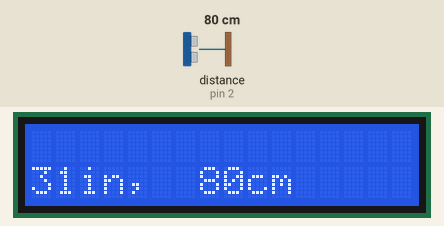
Bench run of a sketch on a simulated Arduino Uno, built with avr-gcc and run on an emulated ATmega328P. On the bench: 16×2 character LCD. Wiring (inferred from the names in the program): ultrasonic range finder: trigger pin 3; echo pin 2. Inputs (shaded band) come from the test bench; at power-on: distance to the obstacle (sensor on pin 2) 80 cm. The echo pulse lasts 58.3 µs per cm; what the sketch prints to the serial monitor is not drawn.

Above: at 1.2 s.
1.3 s: distance to the obstacle (sensor on pin 2) set to 18 cm
At 5.1 s:
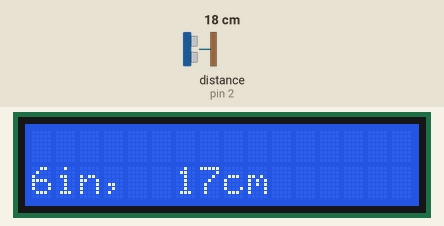
5.4 s: distance to the obstacle (sensor on pin 2) set to 2 cm
At 8.6 s:
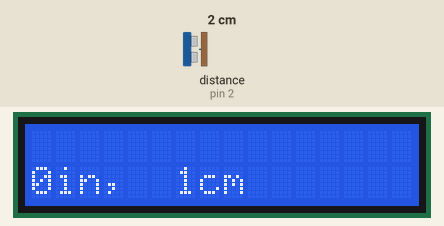
9.5 s: distance to the obstacle (sensor on pin 2) set to 4 cm
At 11.5 s:
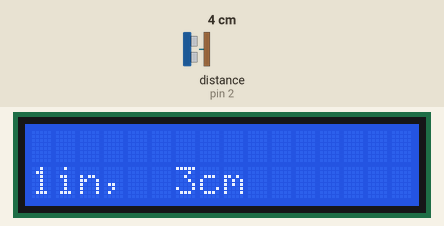
Timing chart, 0 to 13.0 s (numbered marks = the images above; inputs shaded):
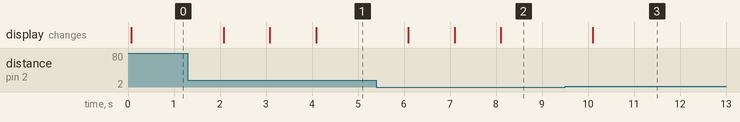

Measured:
- after the input at 1.3 s, the display: changes after 0.78 s (image 1)
- after the input at 5.4 s, the display: changes after 0.70 s (image 2)
- after the input at 9.5 s, the display: changes after 0.61 s (image 3)

The sketch:

ULTRASOUND_lcd18.ino
```cpp
#include<LiquidCrystal.h>
LiquidCrystal lcd(8,9,4,5,6,7); //select the pins used on the lcd panel
int triggerPin=3;
int echoPin=2;

void setup() {
  lcd.begin(16,2); //start the library
  lcd.setCursor(0,0);   //set the lcd cursor position
  pinMode(triggerPin,OUTPUT);
  pinMode(echoPin,INPUT);
  Serial.begin(9600);
}

void loop() {
  long duration,inches,cm;
  lcd.setCursor(0,1);
  digitalWrite(triggerPin,LOW);
  delayMicroseconds(2);
  digitalWrite(triggerPin,HIGH);
  delayMicroseconds(10);
  digitalWrite(triggerPin,LOW);
  duration=pulseIn(echoPin,HIGH);
  inches=microsecondsToInches(duration);
  cm=microsecondsToCentimeters(duration);
  lcd.print(inches);
  lcd.println("in,");
  lcd.print(cm);
  lcd.println("cm");
  Serial.print(inches);
  Serial.println("in,");
  Serial.print(cm);
  Serial.println("cm");
  delay(1000);
}
long microsecondsToInches(long microseconds)
{
  return microseconds/74/2;
}
long microsecondsToCentimeters(long microseconds)
{
  return microseconds/29/2;
}
```
